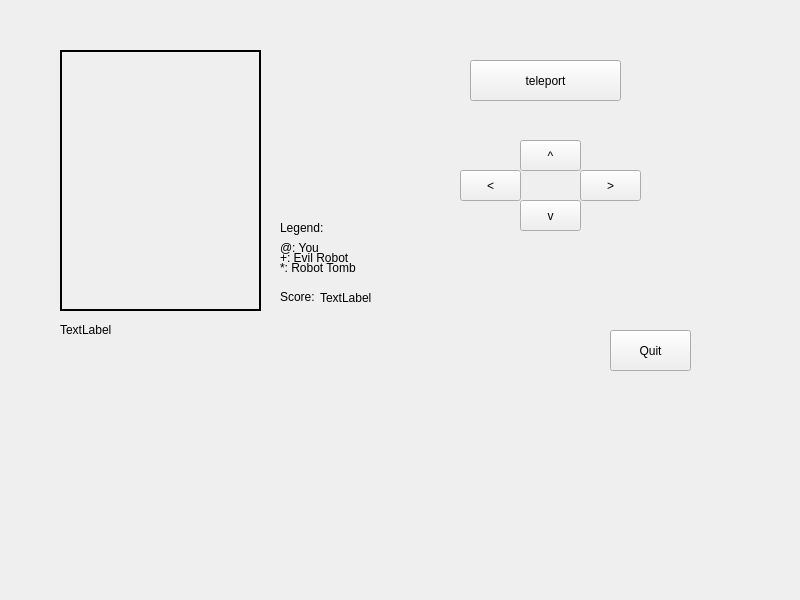
<?xml version="1.0" encoding="UTF-8"?>
<ui version="4.0">
 <class>guirobot</class>
 <widget class="QWidget" name="guirobot">
  <property name="geometry">
   <rect>
    <x>0</x>
    <y>0</y>
    <width>800</width>
    <height>600</height>
   </rect>
  </property>
  <property name="windowTitle">
   <string>guirobot</string>
  </property>
  <property name="autoFillBackground">
   <bool>true</bool>
  </property>
  <widget class="QLabel" name="board_display">
   <property name="geometry">
    <rect>
     <x>60</x>
     <y>50</y>
     <width>201</width>
     <height>261</height>
    </rect>
   </property>
   <property name="font">
    <font>
     <family>Courier New</family>
    </font>
   </property>
   <property name="frameShape">
    <enum>QFrame::Panel</enum>
   </property>
   <property name="lineWidth">
    <number>2</number>
   </property>
   <property name="text">
    <string/>
   </property>
   <property name="textFormat">
    <enum>Qt::PlainText</enum>
   </property>
   <property name="textInteractionFlags">
    <set>Qt::NoTextInteraction</set>
   </property>
  </widget>
  <widget class="QPushButton" name="north_button">
   <property name="geometry">
    <rect>
     <x>520</x>
     <y>140</y>
     <width>61</width>
     <height>31</height>
    </rect>
   </property>
   <property name="text">
    <string>^</string>
   </property>
  </widget>
  <widget class="QPushButton" name="west_button">
   <property name="geometry">
    <rect>
     <x>460</x>
     <y>170</y>
     <width>61</width>
     <height>31</height>
    </rect>
   </property>
   <property name="text">
    <string>&lt;</string>
   </property>
  </widget>
  <widget class="QPushButton" name="south_button">
   <property name="geometry">
    <rect>
     <x>520</x>
     <y>200</y>
     <width>61</width>
     <height>31</height>
    </rect>
   </property>
   <property name="text">
    <string>v</string>
   </property>
  </widget>
  <widget class="QPushButton" name="east_button">
   <property name="geometry">
    <rect>
     <x>580</x>
     <y>170</y>
     <width>61</width>
     <height>31</height>
    </rect>
   </property>
   <property name="text">
    <string>&gt;</string>
   </property>
  </widget>
  <widget class="QPushButton" name="teleport_button">
   <property name="geometry">
    <rect>
     <x>470</x>
     <y>60</y>
     <width>151</width>
     <height>41</height>
    </rect>
   </property>
   <property name="text">
    <string>teleport</string>
   </property>
  </widget>
  <widget class="QPushButton" name="quit_button">
   <property name="geometry">
    <rect>
     <x>610</x>
     <y>330</y>
     <width>81</width>
     <height>41</height>
    </rect>
   </property>
   <property name="text">
    <string>Quit</string>
   </property>
  </widget>
  <widget class="QLabel" name="label">
   <property name="geometry">
    <rect>
     <x>280</x>
     <y>290</y>
     <width>41</width>
     <height>14</height>
    </rect>
   </property>
   <property name="text">
    <string>Score:</string>
   </property>
  </widget>
  <widget class="QLabel" name="score">
   <property name="geometry">
    <rect>
     <x>320</x>
     <y>290</y>
     <width>51</width>
     <height>16</height>
    </rect>
   </property>
   <property name="text">
    <string>TextLabel</string>
   </property>
  </widget>
  <widget class="QLabel" name="label_2">
   <property name="geometry">
    <rect>
     <x>280</x>
     <y>220</y>
     <width>61</width>
     <height>16</height>
    </rect>
   </property>
   <property name="text">
    <string>Legend:</string>
   </property>
  </widget>
  <widget class="QLabel" name="label_3">
   <property name="geometry">
    <rect>
     <x>280</x>
     <y>240</y>
     <width>71</width>
     <height>16</height>
    </rect>
   </property>
   <property name="text">
    <string>@: You</string>
   </property>
  </widget>
  <widget class="QLabel" name="label_4">
   <property name="geometry">
    <rect>
     <x>280</x>
     <y>250</y>
     <width>101</width>
     <height>16</height>
    </rect>
   </property>
   <property name="text">
    <string>+: Evil Robot</string>
   </property>
  </widget>
  <widget class="QLabel" name="label_5">
   <property name="geometry">
    <rect>
     <x>280</x>
     <y>260</y>
     <width>101</width>
     <height>16</height>
    </rect>
   </property>
   <property name="text">
    <string>*: Robot Tomb</string>
   </property>
  </widget>
  <widget class="QLabel" name="w_l">
   <property name="geometry">
    <rect>
     <x>60</x>
     <y>320</y>
     <width>171</width>
     <height>20</height>
    </rect>
   </property>
   <property name="text">
    <string>TextLabel</string>
   </property>
  </widget>
 </widget>
 <resources/>
 <connections/>
</ui>
